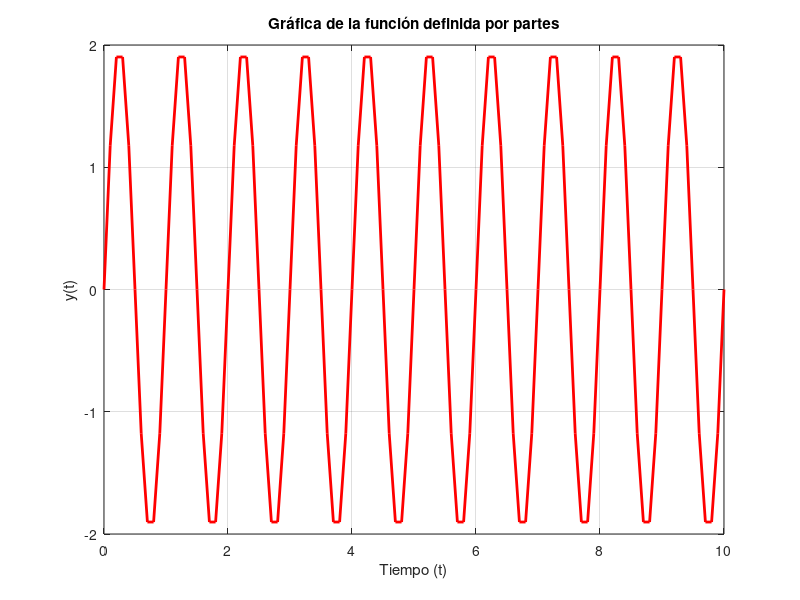

The MATLAB script that drew this image:
clear;
close all;
clc;

% Definir la función escalón unitario
u = @(t) (t >= 0); 

% Rango de tiempo
t = 0:0.1:10; 

% Definir la función por partes
y = 2.*(sin(2*pi*t)).*(u(t)-u(t-10)); % Oscilación senoidal entre t = 2 y t = 3

% Graficar la función
plot(t, y, 'r', 'LineWidth', 2);
axis([0 10 -2 2]); % Límites de los ejes
grid on;
xlabel('Tiempo (t)');
ylabel('y(t)');
title('Gráfica de la función definida por partes');